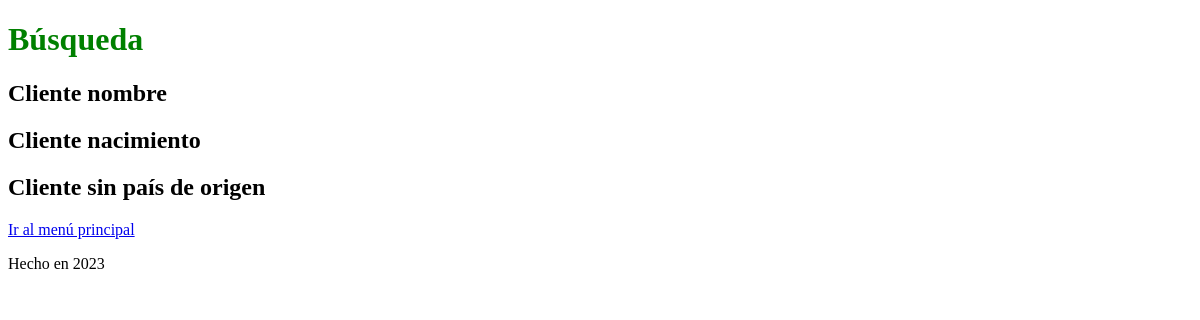
/cliente/busqueda/, run on an earlier commit of the app's database.
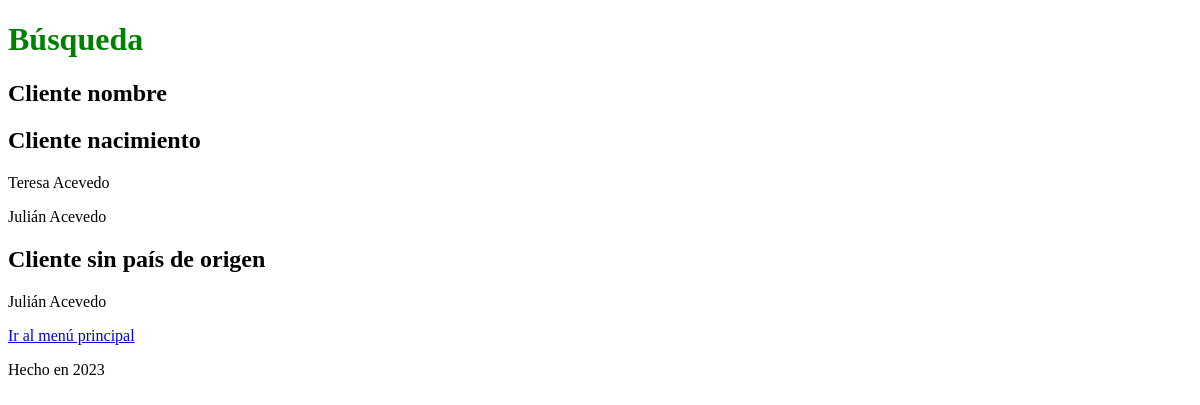
And on a later commit of the database.
### cliente/models.py (models this page shows)
class Cliente(models.Model):
    nombre = models.CharField(max_length=50)
    apellido = models.CharField(max_length=50)
    nacimiento = models.DateField(blank=True, null=True, verbose_name="Fecha de nacimiento")
    pais_origen_id = models.ForeignKey(Pais, on_delete=models.SET_NULL, null=True, blank=True)
    def __str__(self) -> str:
        return f"{self.nombre} {self.apellido}"

### cliente/views.py (the view)
# urls.py: path("busqueda/", views.busqueda, name="busqueda"),
def busqueda(request):
    cliente_nombre = Cliente.objects.filter(nombre__contains="dana")
    cliente_nacimiento = Cliente.objects.filter(nacimiento__gt=date(2000, 1, 1))
    cliente_pais = Cliente.objects.filter(pais_origen_id=None)
    contexto = {
        "cliente_nombre": cliente_nombre,
        "cliente_nacimiento": cliente_nacimiento,
        "cliente_pais": cliente_pais
    }
    return render(request, "cliente/busqueda.html", contexto)

### cliente/templates/cliente/busqueda.html (shortened to what this page needs)
{% extends 'core/base.html' %}
{% block content_title %}
    Búsqueda
{% endblock content_title %}
{% block content %}
    <h2>Cliente nombre</h2>
    <h2>Cliente nacimiento</h2>
    {% for cliente in cliente_nacimiento %}
        <p>{{ cliente }}</p>
    {% endfor %}
    <h2>Cliente sin país de origen</h2>
    {% for cliente in cliente_pais %}
        <p>{{ cliente }}</p>
    {% endfor %}
    <a href="{% url 'core:home' %}">Ir al menú principal</a>
{% endblock content %}

What changed in the data, as far as the page shows it:
added Cliente: nombre+apellido "Teresa Acevedo", shown under "Cliente nacimiento"
added Cliente: nombre+apellido "Julián Acevedo"
